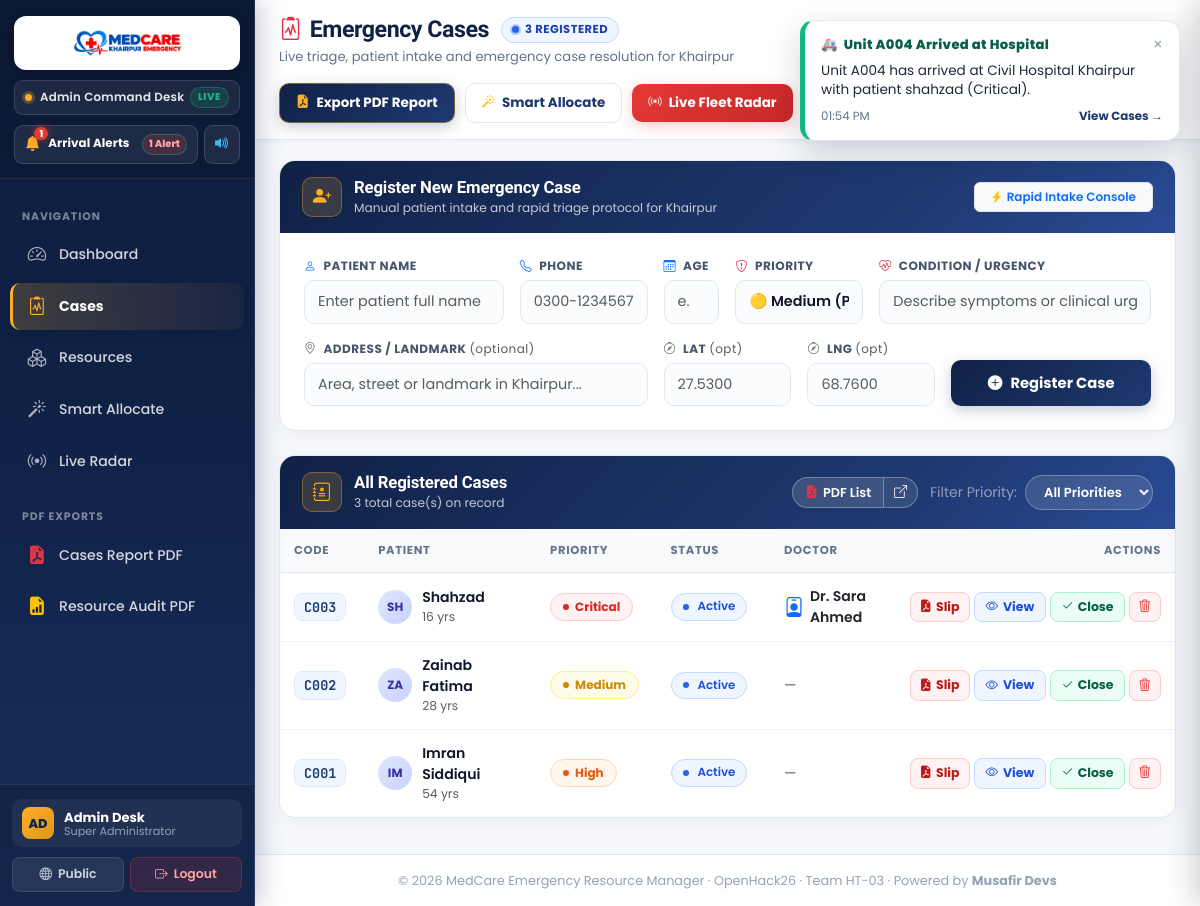
/admin/cases (signed in), run on the app's committed database.
### app.py (models this page shows)
class Case(db.Model):
    id = db.Column(db.Integer, primary_key=True)
    case_code = db.Column(db.String(20), unique=True, nullable=False)
    patient_name = db.Column(db.String(120), nullable=False)
    age = db.Column(db.Integer, nullable=False)
    priority = db.Column(db.String(20), nullable=False)  # Critical, High, Medium, Low
    condition = db.Column(db.Text, nullable=False)
    status = db.Column(db.String(20), default='Active')  # Active, Closed, Incoming, Dispatched
    registered_at = db.Column(db.DateTime, default=datetime.utcnow)
    patient_lat = db.Column(db.Float, nullable=True)
    patient_lng = db.Column(db.Float, nullable=True)
    patient_address = db.Column(db.String(255), nullable=True)
    patient_phone = db.Column(db.String(30), nullable=True)
    assigned_doctor_id = db.Column(db.Integer, db.ForeignKey('user.id'), nullable=True)
    assigned_bed_id = db.Column(db.Integer, db.ForeignKey('bed.id'), nullable=True)
    assigned_ambulance_id = db.Column(db.Integer, db.ForeignKey('user.id'), nullable=True)
    notes = db.Column(db.Text, nullable=True)
    hospital_name = db.Column(db.String(120), nullable=True)
    needs_ambulance = db.Column(db.Boolean, default=False)
    dispatched_at = db.Column(db.DateTime, nullable=True)
    doctor = db.relationship('User', foreign_keys=[assigned_doctor_id], backref='assigned_cases')
    ambulance = db.relationship('User', foreign_keys=[assigned_ambulance_id], backref='ambulance_cases')
    bed = db.relationship('Bed', foreign_keys=[assigned_bed_id], backref='case')

class User(db.Model):
    id = db.Column(db.Integer, primary_key=True)
    username = db.Column(db.String(80), unique=True, nullable=False)
    password_hash = db.Column(db.String(200), nullable=False)
    role = db.Column(db.String(20), nullable=False)  # admin, doctor, ambulance
    name = db.Column(db.String(120), nullable=False)
    specialty = db.Column(db.String(100), nullable=True)
    status = db.Column(db.String(30), default='Available')
    phone = db.Column(db.String(20), nullable=True)
    lat = db.Column(db.Float, nullable=True)
    lng = db.Column(db.Float, nullable=True)
    vehicle_type = db.Column(db.String(20), nullable=True)  # ALS / BLS
    vehicle_id = db.Column(db.String(20), nullable=True)

### app.py (the view, shortened to what this page needs)
@app.route('/admin/cases', methods=['GET', 'POST'])
@login_required(role='admin')
def admin_cases():
    priority_filter = request.args.get('priority', 'all')
    q = Case.query.order_by(Case.registered_at.desc())
    if priority_filter != 'all':
        q = q.filter_by(priority=priority_filter)
    return render_template('admin/cases.html', cases=q.all(), priority_filter=priority_filter)

### templates/admin/cases.html (shortened to what this page needs)
{% extends "base.html" %}
{% block body %}
{% include 'admin/_nav.html' %}
<header class="executive-topbar">
  <div class="topbar-left">
    <div class="topbar-title-row">
      <h1 class="topbar-title">
        <i class="bi bi-clipboard2-pulse text-danger"></i>
        <span>Emergency Cases</span>
      </h1>
      <span class="topbar-status-chip">
        <span class="live-dot-pulse"></span>
        <span>{{ cases|length }} Registered</span>
      </span>
    </div>
    <p class="topbar-sub">
      Live triage, patient intake and emergency case resolution for Khairpur
    </p>
  </div>
  <div class="topbar-right">
    <a href="{{ url_for('export_cases_pdf', priority=priority_filter) }}" class="btn-topbar-action btn-pdf" target="_blank" title="Export Official PDF Report of Cases">
      <i class="bi bi-file-earmark-pdf-fill"></i>
      <span>Export PDF Report</span>
    </a>
    <a href="{{ url_for('admin_allocate') }}" class="btn-topbar-action btn-allocate">
      <i class="bi bi-magic text-warning"></i>
      <span>Smart Allocate</span>
    </a>
    <a href="{{ url_for('admin_track') }}" class="btn-topbar-action btn-radar">
      <i class="bi bi-broadcast"></i>
      <span>Live Fleet Radar</span>
    </a>
  </div>
</header>
<main class="dashboard-main-content">
  <div class="content-card mb-4">
    <div class="admin-card-header">
      <div class="admin-card-header-left">
        <div class="admin-card-icon"><i class="bi bi-person-plus-fill"></i></div>
        <div>
          <h5>Register New Emergency Case</h5>
          <p>Manual patient intake and rapid triage protocol for Khairpur</p>
        </div>
      </div>
      <span class="badge bg-light text-primary border px-3 py-2 fw-semibold d-none d-sm-inline-flex align-items-center">
        <i class="bi bi-lightning-charge-fill text-warning me-1"></i> Rapid Intake Console
      </span>
    </div>
    <div class="card-body p-3 p-lg-4">
      <form method="POST">
        <div class="row g-3 mb-3">
          <div class="col-lg-3 col-md-6">
            <label class="form-label"><i class="bi bi-person me-1 text-primary"></i> Patient Name</label>
            <input type="text" name="patient_name" class="form-control" placeholder="Enter patient full name" required>
          </div>
          <div class="col-lg-2 col-md-3 col-6">
            <label class="form-label"><i class="bi bi-telephone me-1 text-primary"></i> Phone</label>
            <input type="text" name="phone" class="form-control" placeholder="0300-1234567">
          </div>
          <div class="col-lg-1 col-md-3 col-6">
            <label class="form-label"><i class="bi bi-calendar3 me-1 text-primary"></i> Age</label>
            <input type="number" name="age" class="form-control" min="0" max="120" placeholder="e.g. 45" required>
          </div>
          <div class="col-lg-2 col-md-6 col-6">
            <label class="form-label"><i class="bi bi-shield-exclamation me-1 text-danger"></i> Priority</label>
            <select name="priority" class="form-select fw-semibold" required>
              <option value="Medium" selected>🟡 Medium (Prompt)</option>
            </select>
          </div>
          <div class="col-lg-4 col-md-6 col-12">
            <label class="form-label"><i class="bi bi-heart-pulse me-1 text-danger"></i> Condition / Urgency</label>
            <input type="text" name="condition" class="form-control" placeholder="Describe symptoms or clinical urgency (e.g. Severe chest pain, trauma...)" required>
          </div>
        </div>
        <div class="row g-3 align-items-end">
          <div class="col-lg-5 col-md-6">
            <label class="form-label"><i class="bi bi-geo-alt me-1 text-secondary"></i> Address / Landmark <span class="text-muted fw-normal text-lowercase">(optional)</span></label>
            <input type="text" name="address" class="form-control" placeholder="Area, street or landmark in Khairpur...">
          </div>
          <div class="col-lg-2 col-md-3 col-6">
            <label class="form-label"><i class="bi bi-compass me-1 text-secondary"></i> Lat <span class="text-muted fw-normal text-lowercase">(opt)</span></label>
            <input type="text" name="lat" class="form-control" placeholder="27.5300">
          </div>
          <div class="col-lg-2 col-md-3 col-6">
            <label class="form-label"><i class="bi bi-compass me-1 text-secondary"></i> Lng <span class="text-muted fw-normal text-lowercase">(opt)</span></label>
            <input type="text" name="lng" class="form-control" placeholder="68.7600">
          </div>
          <div class="col-lg-3 col-md-12">
            <button type="submit" class="btn-admin-primary">
              <i class="bi bi-plus-circle-fill me-2"></i> Register Case
            </button>
          </div>
        </div>
      </form>
    </div>
  </div>
  <div class="content-card">
    <div class="admin-card-header">
      <div class="admin-card-header-left">
        <div class="admin-card-icon"><i class="bi bi-journal-medical"></i></div>
        <div>
          <h5>All Registered Cases</h5>
          <p>{{ cases|length }} total case(s) on record</p>
        </div>
      </div>
      <div class="d-flex align-items-center gap-2 flex-wrap justify-content-end">
        <div class="d-inline-flex align-items-center">
          <a href="{{ url_for('export_cases_pdf', priority=priority_filter) }}" class="btn-pdf-subtle" title="Download List as PDF">
            <i class="bi bi-file-earmark-pdf-fill text-danger"></i>
            <span>PDF List</span>
          </a>
          <a href="{{ url_for('export_cases_pdf', priority=priority_filter, view='1') }}" target="_blank" class="btn-pdf-subtle-view" title="Preview PDF in New Tab">
            <i class="bi bi-box-arrow-up-right"></i>
          </a>
        </div>
        <label class="text-white-50 small mb-0 d-none d-md-inline ms-1">Filter Priority:</label>
        <form class="d-inline">
          <select name="priority" class="filter-select" onchange="this.form.submit()">
            <option value="all" {% if priority_filter=='all' %}selected{% endif %}>All Priorities</option>
          </select>
        </form>
      </div>
    </div>
    <div class="card-body p-0">
      <div class="cases-scroll-wrap">
        <table class="table table-modern align-middle mb-0">
          <thead>
            <tr>
              <th style="width: 10%;">Code</th>
              <th style="width: 25%;">Patient</th>
              <th style="width: 14%;">Priority</th>
              <th style="width: 14%;">Status</th>
              <th style="width: 17%;">Doctor</th>
              <th style="width: 20%;" class="text-end">Actions</th>
            </tr>
          </thead>
          <tbody>
            {% for c in cases %}
            <tr>
              <td>
                <span class="case-code-badge">{{ c.case_code }}</span>
              </td>
              <td>
                <div class="patient-cell">
                  <span class="patient-avatar">{{ c.patient_name[:2].upper() }}</span>
                  <div>
                    <div class="patient-name">{{ c.patient_name }}</div>
                    <div class="small text-muted">{{ c.age }} yrs{% if c.patient_phone %} · <i class="bi bi-telephone text-primary"></i> {{ c.patient_phone }}{% endif %}</div>
                  </div>
                </div>
              </td>
              <td>
                {% if c.priority == 'Critical' %}
                  <span class="priority-pill priority-pill-critical">
                    <span class="priority-dot dot-critical"></span>Critical
                  </span>
                {% elif c.priority == 'High' %}
                  <span class="priority-pill priority-pill-high">
                    <span class="priority-dot dot-high"></span>High
                  </span>
                {% elif c.priority == 'Medium' %}
                  <span class="priority-pill priority-pill-medium">
                    <span class="priority-dot dot-medium"></span>Medium
                  </span>
                {% else %}
                  <span class="priority-pill priority-pill-low">
                    <span class="priority-dot dot-low"></span>Low
                  </span>
                {% endif %}
              </td>
              <td>
                {% if c.status == 'Incoming' %}
                  <span class="status-pill status-pill-incoming"><i class="bi bi-clock-history me-1"></i>Incoming</span>
                {% elif c.status == 'Dispatched' %}
                  <span class="status-pill status-pill-dispatched"><i class="bi bi-send-fill me-1"></i>Dispatched</span>
                {% elif c.status == 'Closed' %}
                  <span class="status-pill status-pill-closed"><i class="bi bi-check-circle-fill text-success me-1"></i>Closed</span>
                {% else %}
                  <span class="status-pill status-pill-active"><span class="status-dot-active me-1"></span>Active</span>
                {% endif %}
              </td>
              <td>
                {% if c.doctor %}
                  <div class="doctor-cell">
                    <i class="bi bi-person-badge text-primary fs-5"></i>
                    <div>
                      <span class="fw-semibold text-dark">{{ c.doctor.name }}</span>
                    </div>
                  </div>
                {% else %}
                  <span class="text-muted">—</span>
                {% endif %}
              </td>
              <td class="text-end">
                <div class="d-inline-flex align-items-center gap-1 justify-content-end">
                  <a href="{{ url_for('export_case_slip_pdf', case_code=c.case_code) }}" class="btn-action-pdf" title="Download Official Patient Emergency Slip (PDF)">
                    <i class="bi bi-file-earmark-pdf-fill"></i> Slip
                  </a>
                  <button type="button" class="btn-action-view" data-bs-toggle="modal" data-bs-target="#caseModal{{ c.id }}" title="View Complete Details">
                    <i class="bi bi-eye"></i> View
                  </button>
                  {% if c.status != 'Closed' %}
                  <form method="POST" class="d-inline"
                        data-confirm="Close case <strong>{{ c.case_code }}</strong>? The assigned hospital bed, doctor, and ambulance will be freed."
                        data-confirm-title="Close Emergency Case"
                        data-confirm-badge="CASE: {{ c.case_code }} · {{ c.patient_name }}"
                        data-confirm-btn="Yes, Close Case"
                        data-confirm-type="close">
                    <button type="submit" class="btn-action-close" title="Close Case">
                      <i class="bi bi-check2"></i> Close
                    </button>
                  </form>
                  {% endif %}
                  <form method="POST" class="d-inline"
                        data-confirm="Are you sure you want to permanently delete case <strong>{{ c.case_code }}</strong>? All allocated emergency resources will be freed."
                        data-confirm-title="Delete Case Record"
                        data-confirm-badge="CASE: {{ c.case_code }} · {{ c.patient_name }}"
                        data-confirm-btn="Yes, Delete Case"
                        data-confirm-type="danger">
                    <button type="submit" class="btn-action-delete" title="Permanently Delete Case">
                      <i class="bi bi-trash3"></i>
                    </button>
                  </form>
                </div>
              </td>
            </tr>
            {% endfor %}
          </tbody>
        </table>
      </div>
    </div>
  </div>
</main>
<footer class="site-footer">
  <div class="container-fluid px-4 text-center">
    <p class="mb-0">&copy; 2026 MedCare Emergency Resource Manager · OpenHack26 · Team HT-03 · Powered by <strong>Musafir Devs</strong></p>
  </div>
</footer>
{% endblock %}

### data on the page
Case: case_code "C003", patient_name "SH", patient_name "Shahzad", age "16", priority "Critical" (drawn), status "Active" (drawn), doctor.name "Dr. Sara Ahmed"
Case: case_code "C002", patient_name "ZA", patient_name "Zainab Fatima", age "28", priority "Medium" (drawn), status "Active" (drawn)
Case: case_code "C001", patient_name "IM", patient_name "Imran Siddiqui", age "54", priority "High" (drawn), status "Active" (drawn)

### other printed values
{{ (session.name or 'A')[:2].upper() }} "AD"
{{ session.name or 'Admin' }} "Admin Desk"
{{ cases|length }} "3"
